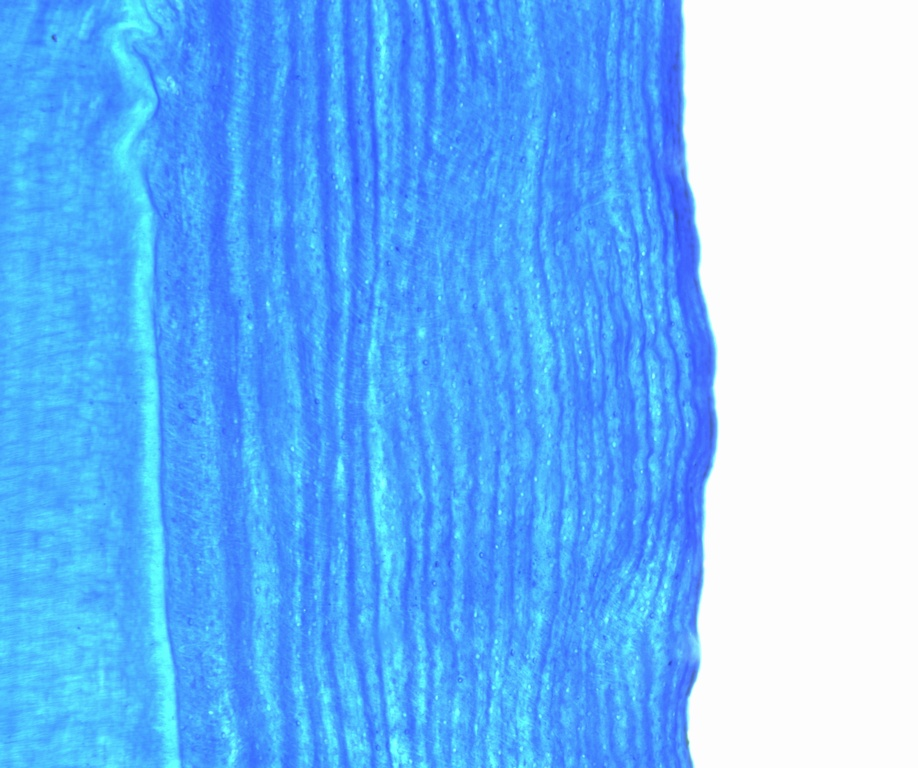
#> input picture Unlabeled/B2022-02983 (2).jpg, 918 x 768 px, shrunk from 2448 x 2048 before the run, found by its file name
$ jupyter execute line.ipynb
#> lines starting #> are read from the running program, lines starting #| are printed output that depends on the picture; after the words box and inside, x2 and y2 are one past the last pixel; in counts of white or black regions, pixels touching at a corner belong together
[cell 1]
import cv2
import numpy as np
import matplotlib.pyplot as plt

[cell 2]
img = cv2.imread("Ringed/Unlabeled/B2022-02983 (2).jpg", cv2.IMREAD_GRAYSCALE)
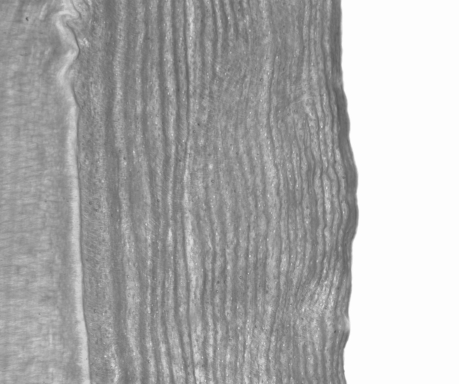
#> img: shape (768, 918) (shown at 1/2 size); min 82, max 255, mean 172.1

[cell 3]
plt.figure(figsize=(8,6))
plt.imshow(img, cmap='gray')
plt.axis('off')
plt.title('Original Image')
plt.show()

[cell 4]
clahe = cv2.createCLAHE(clipLimit=5.0, tileGridSize=(8,8))
enhanced = clahe.apply(img)
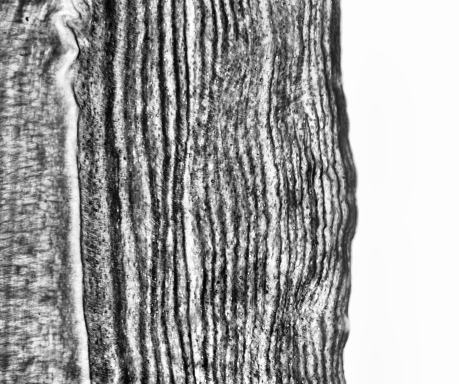
#> enhanced: shape (768, 918) (shown at 1/2 size); min 0, max 255, mean 160
blur = cv2.GaussianBlur(enhanced, (0,0), 2)
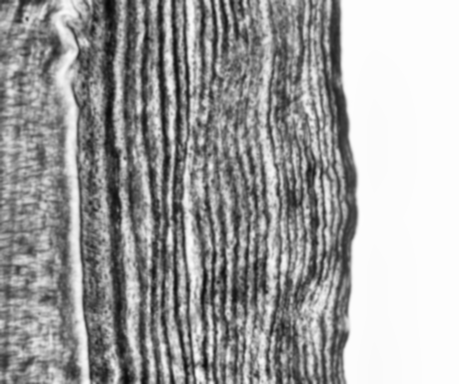
#> blur: shape (768, 918) (shown at 1/2 size); min 8, max 253, mean 160
sharpened = cv2.addWeighted(enhanced, 2.0, blur, -1.0, 0)
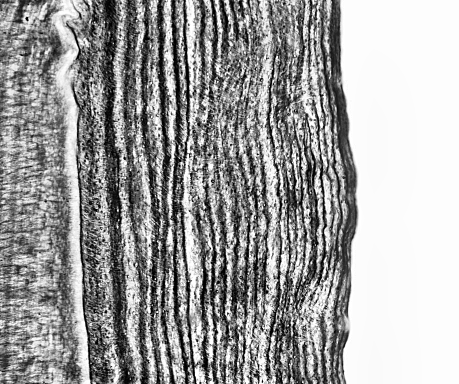
#> sharpened: shape (768, 918) (shown at 1/2 size); min 0, max 255, mean 159.8

plt.imshow(sharpened, cmap='gray')
plt.axis('off')
plt.title('After CLAHE')
plt.show()

[cell 5]
_, binary = cv2.threshold(sharpened, 0, 255, cv2.THRESH_BINARY + cv2.THRESH_OTSU)
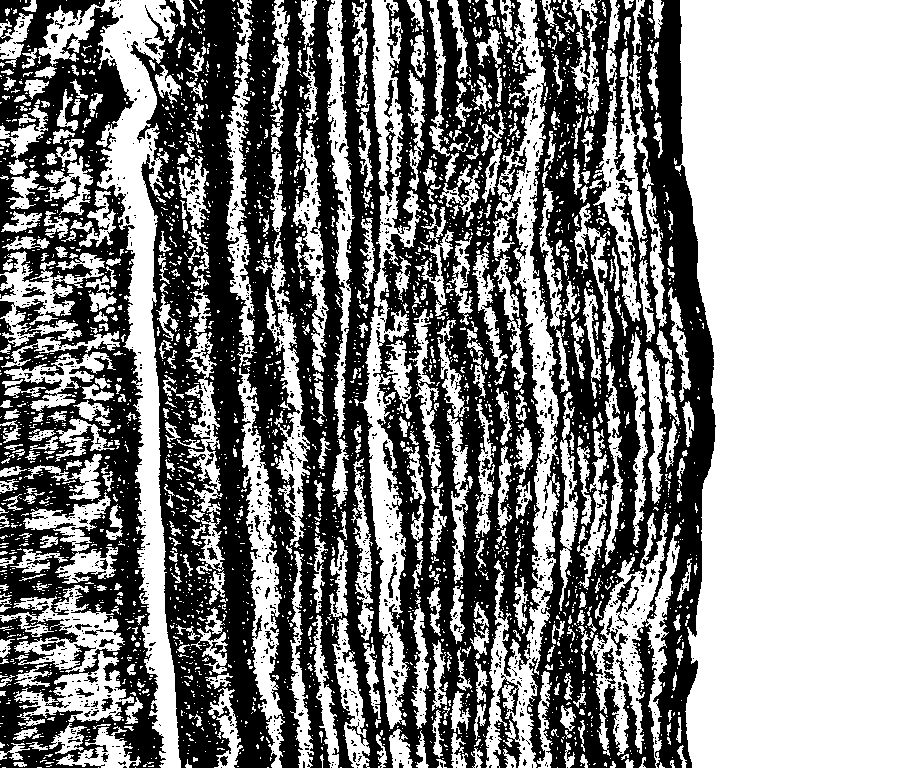
#> binary: shape (768, 918); 54.3% white; 1459 black regions (1367 under 20 px), largest, box (x1, y1, x2, y2) and area: (130, 0, 545, 768) 176341, (527, 0, 716, 768) 75056, (0, 0, 166, 768) 60109

binary = cv2.bitwise_not(binary)

kernel = cv2.getStructuringElement(cv2.MORPH_RECT, (3,3))
cleaned = cv2.morphologyEx(binary, cv2.MORPH_OPEN, kernel, iterations=2)
#> cleaned: shape (768, 918); 33% white; 556 white regions (5 under 20 px), largest, box (x1, y1, x2, y2) and area: (150, 0, 271, 768) 24095, (638, 0, 715, 768) 21536, (278, 0, 343, 549) 15179
cleaned = cv2.morphologyEx(cleaned, cv2.MORPH_CLOSE, kernel, iterations=2)
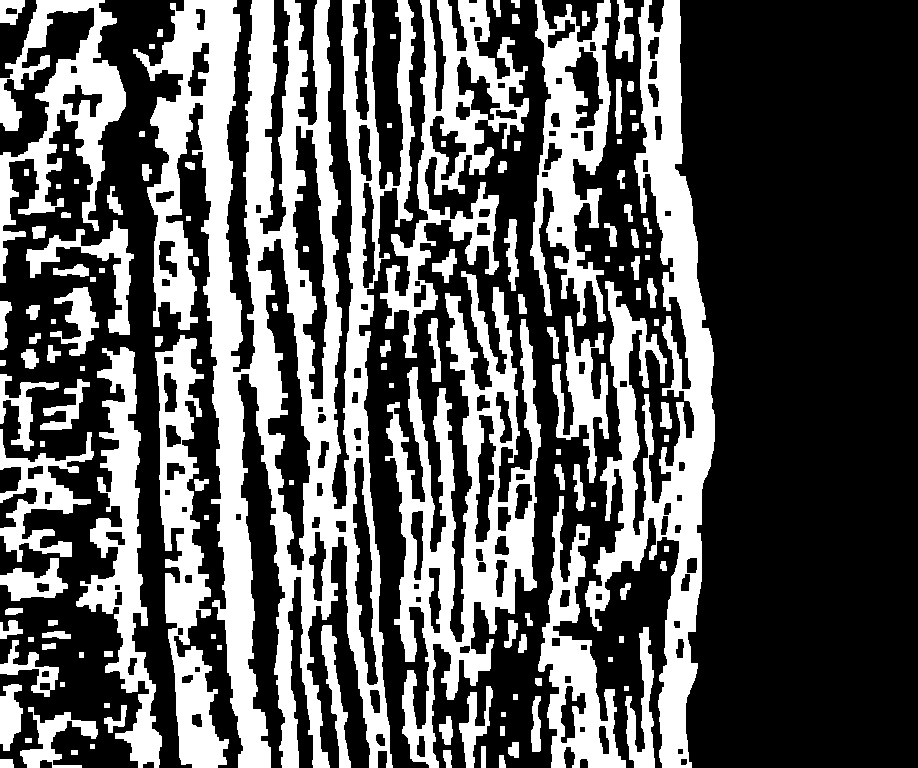
#> cleaned: shape (768, 918); 35.8% white; 135 white regions, largest, box (x1, y1, x2, y2) and area: (133, 0, 416, 768) 82718, (585, 0, 715, 768) 33351, (385, 271, 541, 768) 27958

plt.figure(figsize=(8,8))
plt.imshow(cleaned, cmap='gray')
plt.title("Binary Mask")
plt.axis('off')
plt.show()

[cell 6]
from scipy.signal import find_peaks

mask = np.uint8(cleaned > 127) * 255

profile = np.mean(mask, axis=0)
#> profile = 918 values, max 219.1 at index 326, min 0 at index 715, mean 91.28

peaks, _ = find_peaks(profile, distance=20, prominence=30)
#> peaks = 17 values from 50 to 674

plt.figure(figsize=(10,4))
plt.plot(profile, label='Profile')
plt.plot(peaks, profile[peaks], "rx", label='Detected Peaks')
plt.title(f"Count: {len(peaks)}")
plt.xlabel("Horizontal position (pixels)")
plt.ylabel("Average Intensity")
plt.legend()
plt.show()
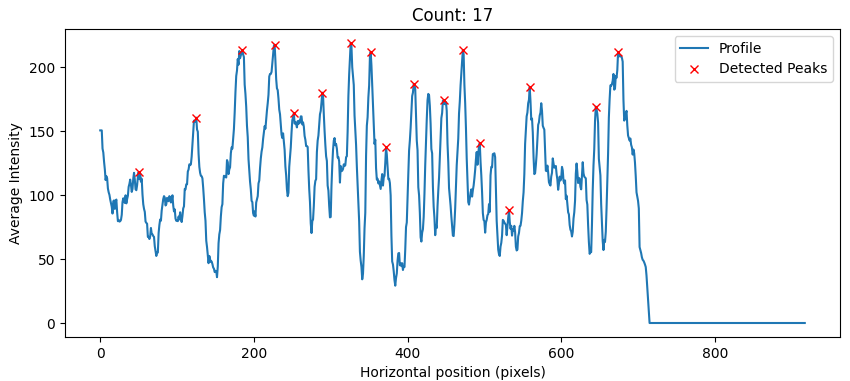
#> figure drawn by matplotlib, 1 panel; curve peaks at x = 326, y = 219.1; curve peaks at x = 326, y = 219.1

$ run again, with Unlabeled/B2022-02883 (1).jpg copied over Unlabeled/B2022-02983 (2).jpg
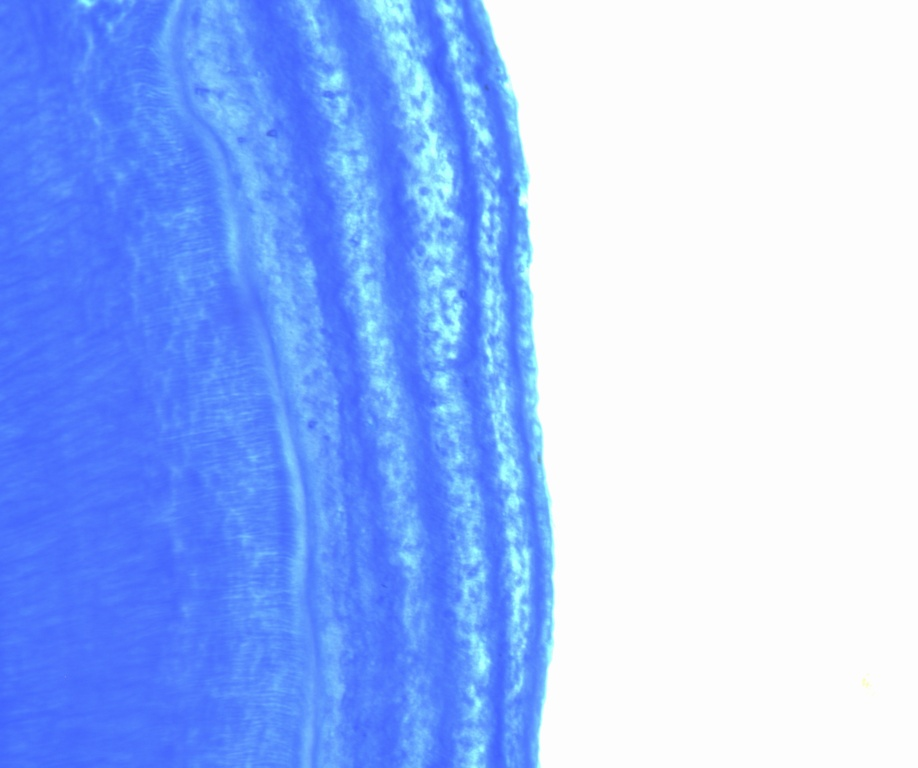
#> input picture Unlabeled/B2022-02883 (1).jpg, 918 x 768 px, shrunk from 2448 x 2048 before the run, found by its file name
#> `_, binary = cv2.threshold(sharpened, 0, 255, cv2.THRESH_BINARY + cv2.T..`:
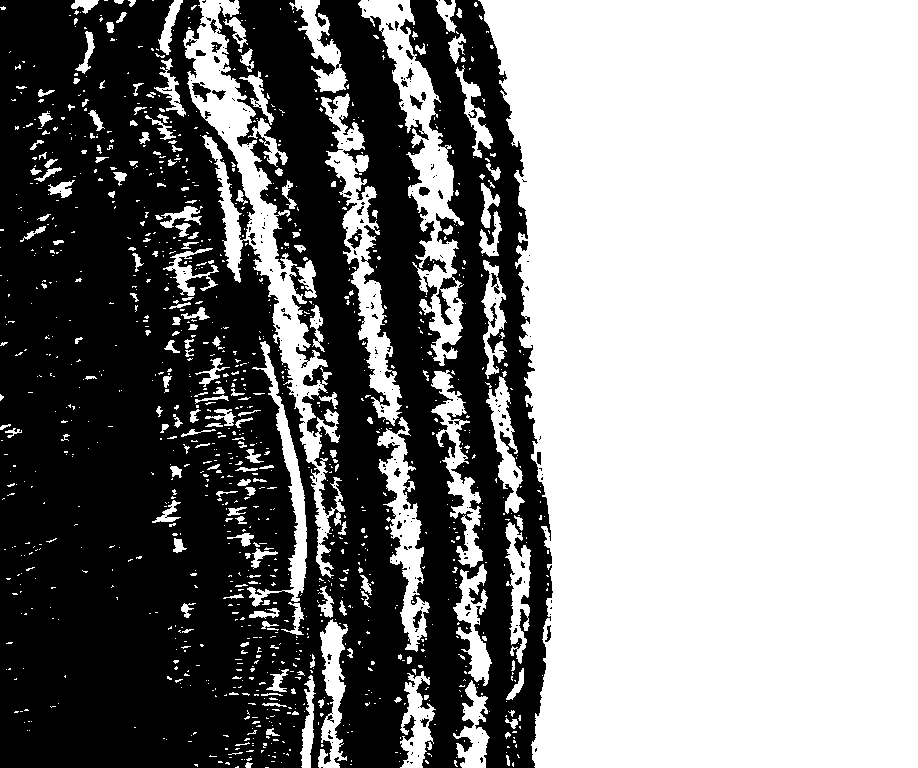
#> binary: shape (768, 918); 53.8% white; 236 black regions (199 under 20 px), largest, box (x1, y1, x2, y2) and area: (0, 0, 553, 768) 323437, (192, 82, 211, 102) 193, (347, 227, 362, 249) 142
#> profile = 918 values, max 255 at index 17, min 0 at index 552, mean 114.9
#> peaks = [197, 245, 281, 314, 350, 487]
#> `plt.show()`:
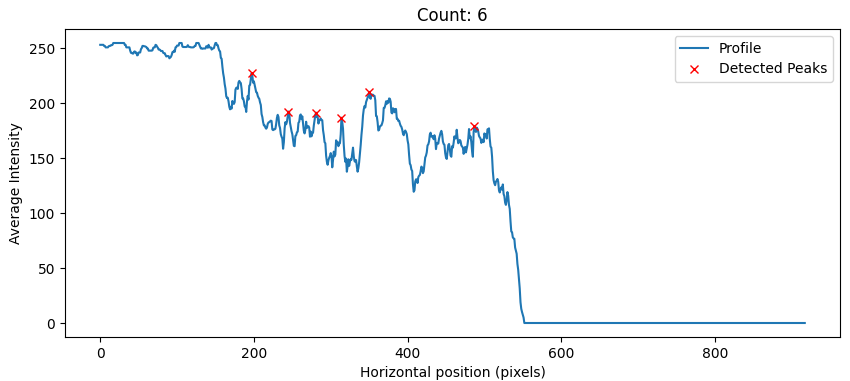
#> figure drawn by matplotlib, 1 panel; curve peaks at x = 17, y = 255

$ run again, with Unlabeled/B2022-02983 (3).jpg copied over Unlabeled/B2022-02983 (2).jpg
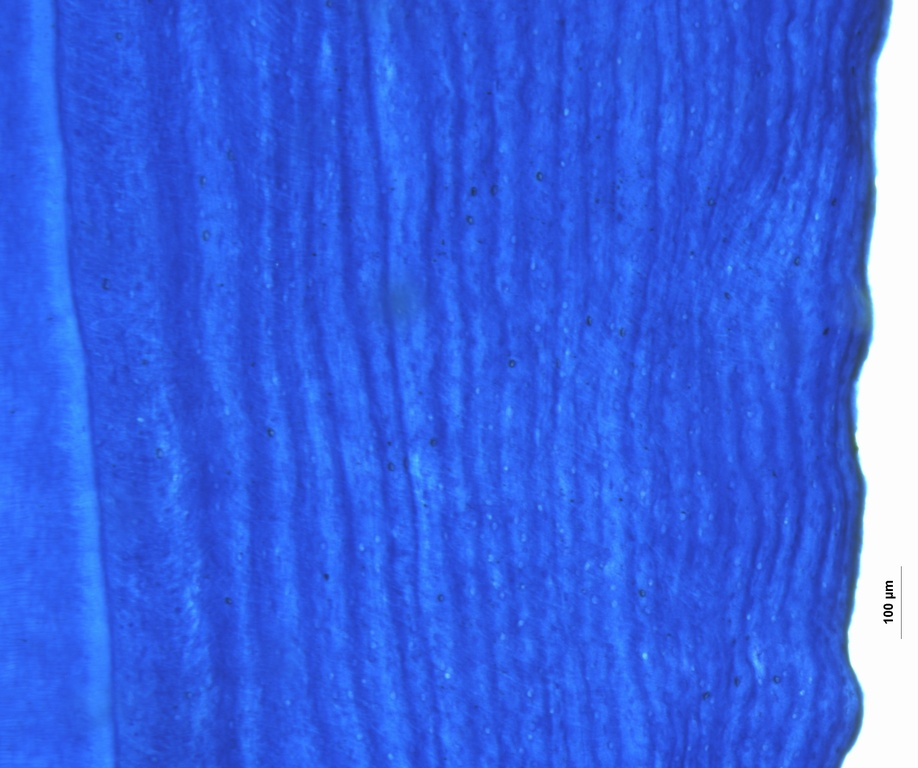
#> input picture Unlabeled/B2022-02983 (3).jpg, 918 x 768 px, shrunk from 2448 x 2048 before the run, found by its file name
#> `_, binary = cv2.threshold(sharpened, 0, 255, cv2.THRESH_BINARY + cv2.T..`:
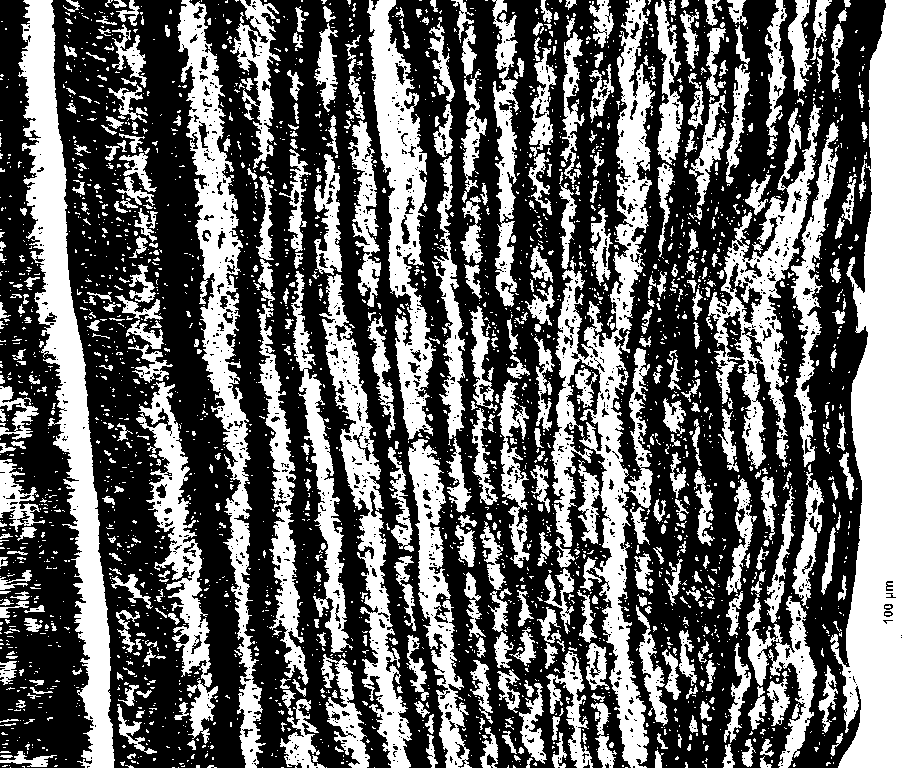
#> binary: shape (768, 918); 40.6% white; 2964 white regions (2441 under 20 px), largest, box (x1, y1, x2, y2) and area: (830, 0, 918, 768) 44518, (18, 0, 115, 768) 21961, (551, 0, 655, 768) 21391
#> profile = 918 values, max 230.8 at index 114, min 0 at index 886, mean 133
#> peaks = 24 values from 16 to 845
#> `plt.show()`:
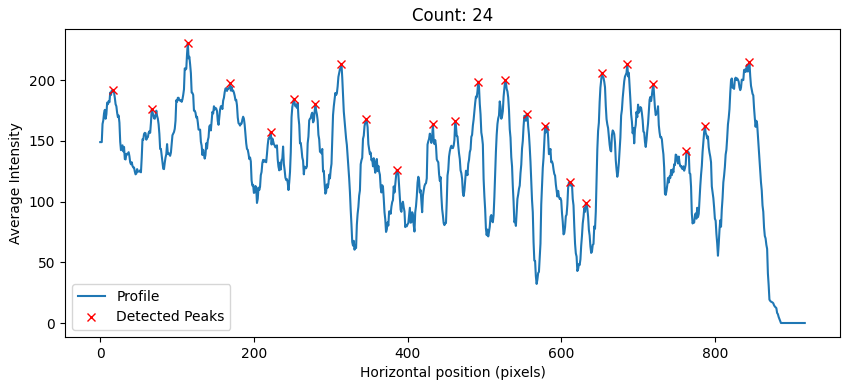
#> figure drawn by matplotlib, 1 panel; curve peaks at x = 114, y = 230.8; curve peaks at x = 114, y = 230.8
